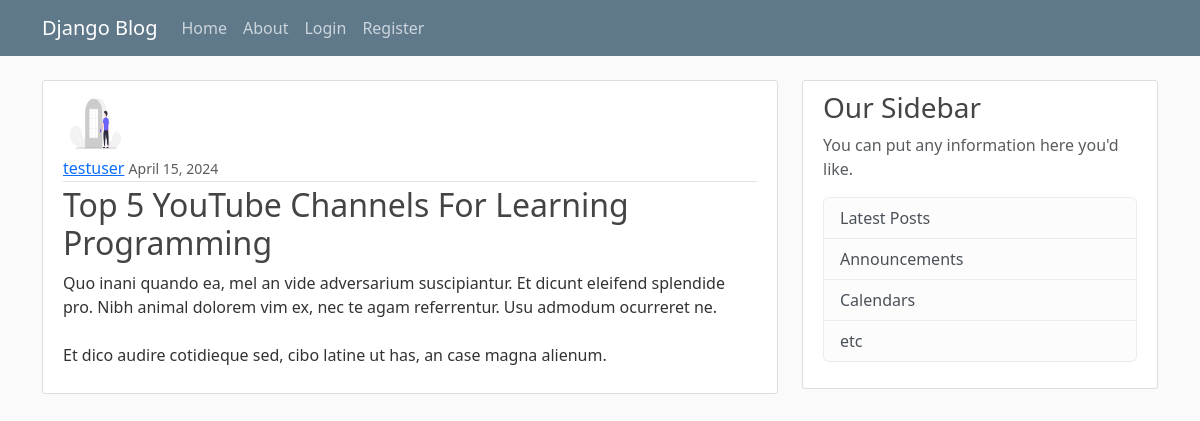
The page /post/33/ on the database its author committed.
### blog/models.py (models this page shows, shortened)
class Post(models.Model):
    title= models.CharField(max_length=200)
    content = models.TextField()
    date_posted= models.DateTimeField(default=timezone.now)
    author= models.ForeignKey(User, on_delete=models.CASCADE)
    """
    redirect user after form submission successfully,
    it allows you to get URL for an instance of that model

    """

### users/models.py (models this page shows, shortened)
class Profile(models.Model):
    user=models.OneToOneField(User, on_delete=models.CASCADE)
    image=models.ImageField(default='default.jpg', upload_to='profile')
    """
    method already exist in parent class
    and runs every time after out model is save.
    resizing image
    """
    def save(self):
        super().save()
        img = Image.open(self.image.path)
        if img.height > 300 or img.width > 300:
            output_size = (300, 300)
            img.thumbnail(output_size)
            img.save(self.image.path)

### blog/views.py (the view)
# urls.py: path('post/<int:pk>/',PostDetailView.as_view(), name='post-detail' ),
class PostDetailView(DetailView):
    model = Post

### blog/templates/blog/post_detail.html (shortened to what this page needs)
{% extends "blog/base.html"%}
{% block content %}
<article class="media content-section">
<img class=" rounded-circle article-img" src="{{object.author.profile.image.url}}" alt="">
    <div class="media-body">
    <div class="article-metadata">
        <a class="mr-2" href="#">{{ object.author }}</a>
        <small class="text-muted">{{ object.date_posted | date:" F d, Y" }}</small>
    </div>
    <h2  class="article-title"> {{ object.title }}</h2>
    <p class="article-content">{{ object.content }}</p>
    </div>
        </article>
{% endblock content %}

### blog/static/blog/main.css (style rules this page uses)
body { background: #fafafa; color: #333333; margin-top: 5rem; }
h1, h2, h3, h4, h5, h6 { color: #444444; }
.content-section { background: #ffffff; padding: 10px 20px; border: 1px solid #dddddd; border-radius: 3px; margin-bottom: 20px; }
.article-title { color: #444444; }
.article-content { white-space: pre-line; }
.article-img { height: 65px; width: 65px; margin-right: 16px; }
.article-metadata { padding-bottom: 1px; margin-bottom: 4px; border-bottom: 1px solid #e3e3e3 }

### rows shown on the page
Post: author.profile.image (placeholder picture), author "testuser", date_posted "April 15, 2024", title "Top 5 YouTube Channels For Learning Programming", content "Quo inani quando ea, mel an vide adversarium suscipiantur. Et dicunt eleifend splendide pro. Nibh animal dolorem vim ex, nec te agam referrentur. Usu admodum ocurreret ne. Et dico audire cotidieque sed, cibo latine ut has, an case magna alienum."
